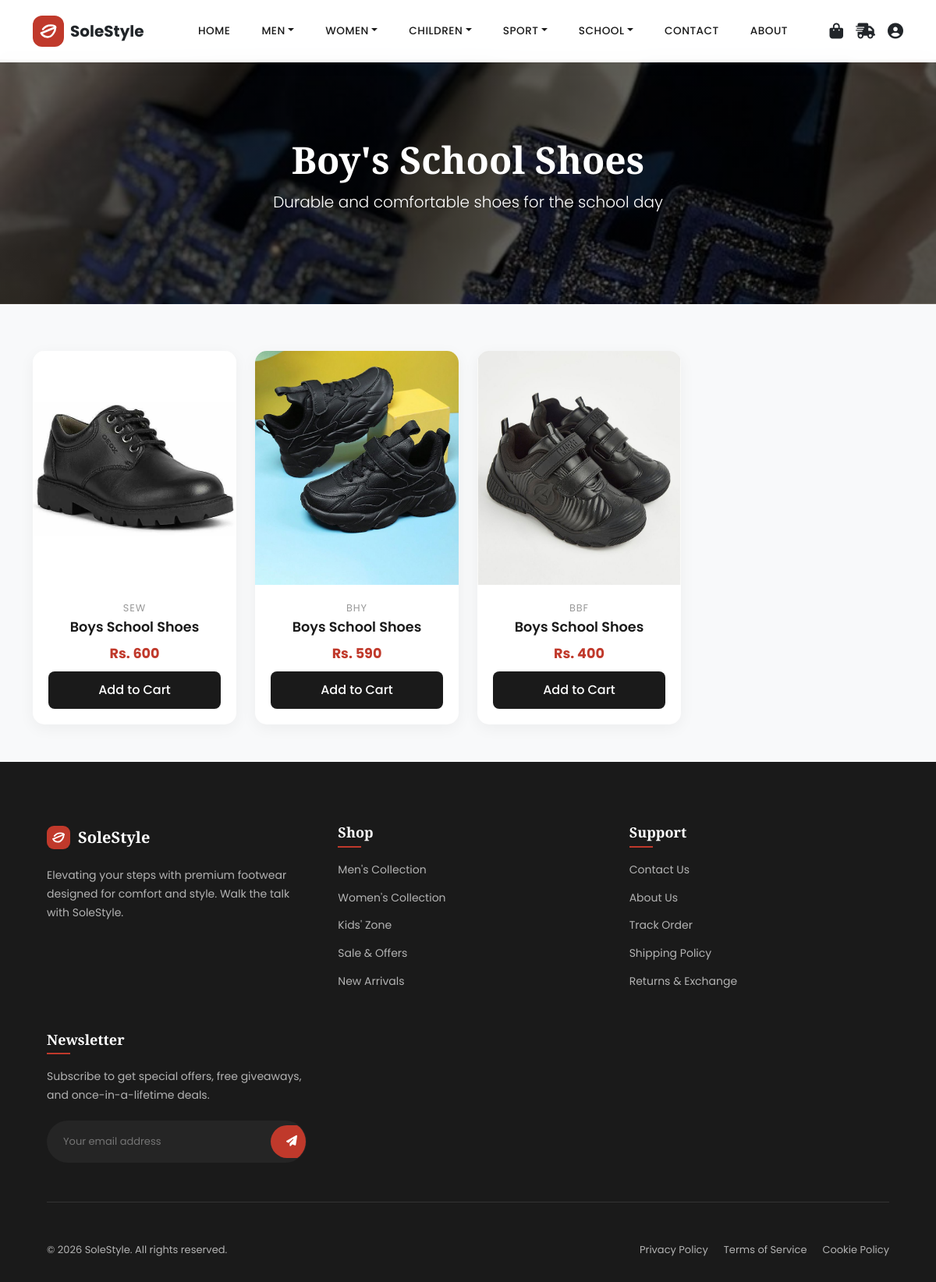
The page /Boy_school_shoes.php on the database its author committed.
### tables this page shows
CREATE TABLE `product` (
  `pid` int(60) NOT NULL,
  `pgname` varchar(60) NOT NULL,
  `pname` varchar(60) NOT NULL,
  `pimage` blob NOT NULL,
  `cost` int(60) NOT NULL
);

### Boy_school_shoes.php (the view, shortened to what this page needs)
<?php
include('shoes_admin/includes/dbconnection.php');
$query = "SELECT * FROM product WHERE pgname='Boys School Shoes'";
$result = mysqli_query($con, $query);
?>
<!DOCTYPE html>
<html lang="en">
<head>
    <link href="https://cdn.jsdelivr.net/npm/bootstrap@5.3.0/dist/css/bootstrap.min.css" rel="stylesheet">
    <link rel="stylesheet" href="https://cdnjs.cloudflare.com/ajax/libs/font-awesome/6.4.0/css/all.min.css">
</head>
<body>
    <nav class="navbar navbar-expand-lg fixed-top">
        <div class="container">
            <a class="navbar-brand d-flex align-items-center" href="home.php">
                <span class="ms-2 fw-bold text-dark">SoleStyle</span>
            </a>
            <div class="collapse navbar-collapse justify-content-center" id="navbarNav">
                <ul class="navbar-nav">
                    <li class="nav-item"><a class="nav-link" href="home.php">Home</a></li>
                    <li class="nav-item dropdown">
                        <a class="nav-link dropdown-toggle" href="#" role="button" data-bs-toggle="dropdown">Men</a>
                    </li>
                    <li class="nav-item dropdown">
                        <a class="nav-link dropdown-toggle" href="#" role="button" data-bs-toggle="dropdown">Women</a>
                    </li>
                    <li class="nav-item dropdown">
                        <a class="nav-link dropdown-toggle" href="#" role="button" data-bs-toggle="dropdown">Children</a>
                    </li>
                    <li class="nav-item dropdown">
                        <a class="nav-link dropdown-toggle" href="#" role="button" data-bs-toggle="dropdown">Sport</a>
                    </li>
                    <li class="nav-item dropdown">
                        <a class="nav-link dropdown-toggle" href="#" role="button" data-bs-toggle="dropdown">School</a>
                    </li>
                    <li class="nav-item"><a class="nav-link" href="contact_us.php">Contact</a></li>
                    <li class="nav-item"><a class="nav-link" href="about.php">About</a></li>
                </ul>
            </div>
            <div class="d-flex align-items-center">
                <a href="cart.php" class="text-dark me-3 position-relative">
                    <i class="fas fa-shopping-bag fa-lg"></i>
                </a>
                <a href="clientsideorder.php" class="text-dark me-3">
                    <i class="fas fa-truck-fast fa-lg"></i>
                </a>
                <div href="sign_in.php" class="text-dark">
                    <i class="fas fa-user-circle fa-lg"></i>
            </div>
        </div>
    </nav>
    <header class="page-header">
        <div class="container">
            <h2>Boy's School Shoes</h2>
            <p class="lead">Durable and comfortable shoes for the school day</p>
        </div>
    </header>
    <div class="container mb-5">
        <div class="row g-4">
            <?php
            while ($product = mysqli_fetch_array($result)) { ?>
                <div class="col-md-4 col-lg-3">
                    <div class="product-card">
                        <div class="product-img-container">
                        </div>
                        <div class="product-details">
                            <div class="product-brand"><?php echo htmlentities($product['pname']); ?></div>
                            <h5 class="product-title"><?php echo htmlentities($product['pgname']); ?></h5>
                            <div class="product-price">Rs. <?php echo htmlentities($product['cost']); ?></div>
                            <a href="cart.php?add_to_cart=<?php echo htmlentities($product['pid']); ?>" class="btn-add-cart">Add to Cart</a>
                        </div>
                    </div>
                </div>
            <?php } ?>
        </div>
    </div>
</body>
<?php include 'shoes_admin/footer.php'; ?>
</html>

### Boy_school_shoes.php (style rules this page uses)
:root { --primary-dark: #1a1a1a; --accent-red: #c0392b; --text-gray: #666; --bg-light: #f8f9fa; }
body { font-family: 'Poppins', sans-serif; color: var(--primary-dark); background-color: var(--bg-light); overflow-x: hidden; }
h1, h2, h3, h4 { font-family: 'Playfair Display', serif; }
.navbar { background: rgba(255, 255, 255, 0.95); backdrop-filter: blur(10px); box-shadow: 0 2px 20px rgba(0,0,0,0.05); padding: 15px 0; }
.nav-link { font-weight: 500; color: var(--primary-dark) !important; margin: 0 12px; text-transform: uppercase; font-size: 0.85rem; letter-spacing: 0.5px; transition: color 0.3s ease; }
.page-header { background: linear-gradient(rgba(0,0,0,0.6), rgba(0,0,0,0.6)), url('images/slider1.jpg'); background-size: cover; background-position: center; color: #fff; padding: 100px 0; text-align: center; margin-top: 76px; margin-bottom: 60px; }
.page-header h2 { font-size: 3rem; font-weight: 700; margin-bottom: 10px; }
.product-card { background: #fff; border-radius: 15px; overflow: hidden; box-shadow: 0 5px 20px rgba(0,0,0,0.05); transition: all 0.3s ease; height: 100%; position: relative; }
.product-img-container { position: relative; overflow: hidden; height: 300px; }
.product-details { padding: 20px; text-align: center; }
.product-brand { font-size: 0.8rem; color: #999; text-transform: uppercase; letter-spacing: 1px; margin-bottom: 5px; }
.product-title { font-size: 1.1rem; font-weight: 600; margin-bottom: 10px; color: var(--primary-dark); }
.product-price { color: var(--accent-red); font-weight: 700; font-size: 1.1rem; }
.btn-add-cart { width: 100%; padding: 12px; background: var(--primary-dark); color: #fff; border: none; font-weight: 500; transition: background 0.3s; text-decoration: none; display: inline-block; margin-top: 10px; border-radius: 8px; }

### shoes_admin/footer.php (style rules this page uses)
:root { --footer-bg: #1a1a1a; --footer-text: #b3b3b3; --footer-heading: #ffffff; --brand-accent: #c0392b; --brand-accent-hover: #a93226; --border-color: #333; }

### rows shown on the page
product: pname "SEW", pgname "Boys School Shoes", cost "600"
product: pname "BHY", pgname "Boys School Shoes", cost "590"
product: pname "BBF", pgname "Boys School Shoes", cost "400"
